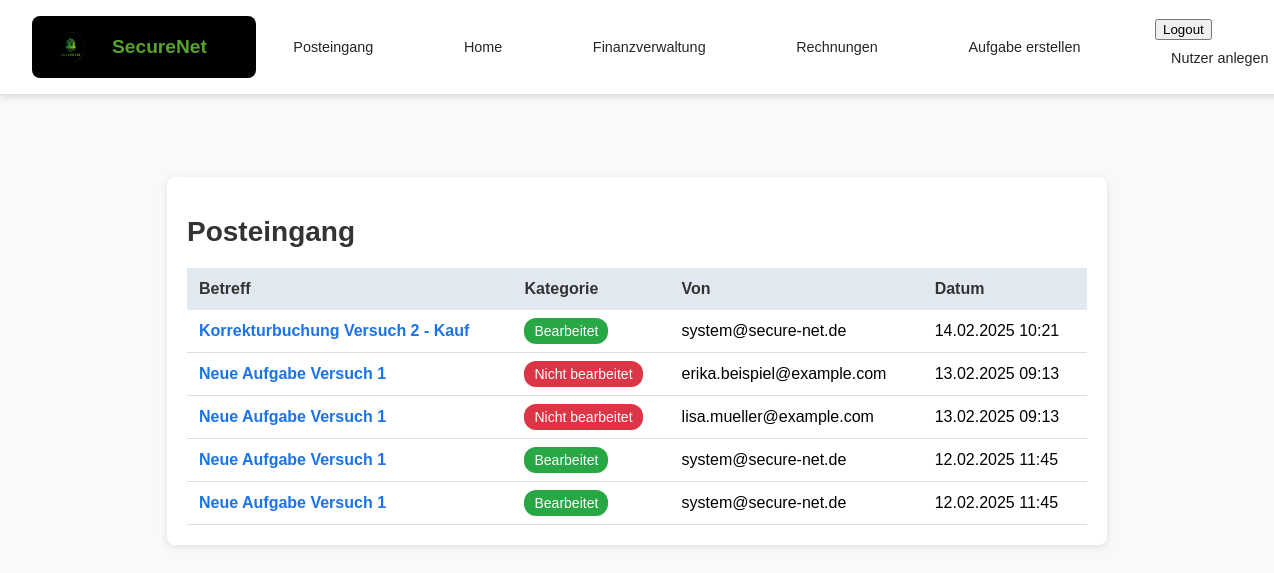
The page /posts/posteingang/ (signed in) on the database as committed earlier.
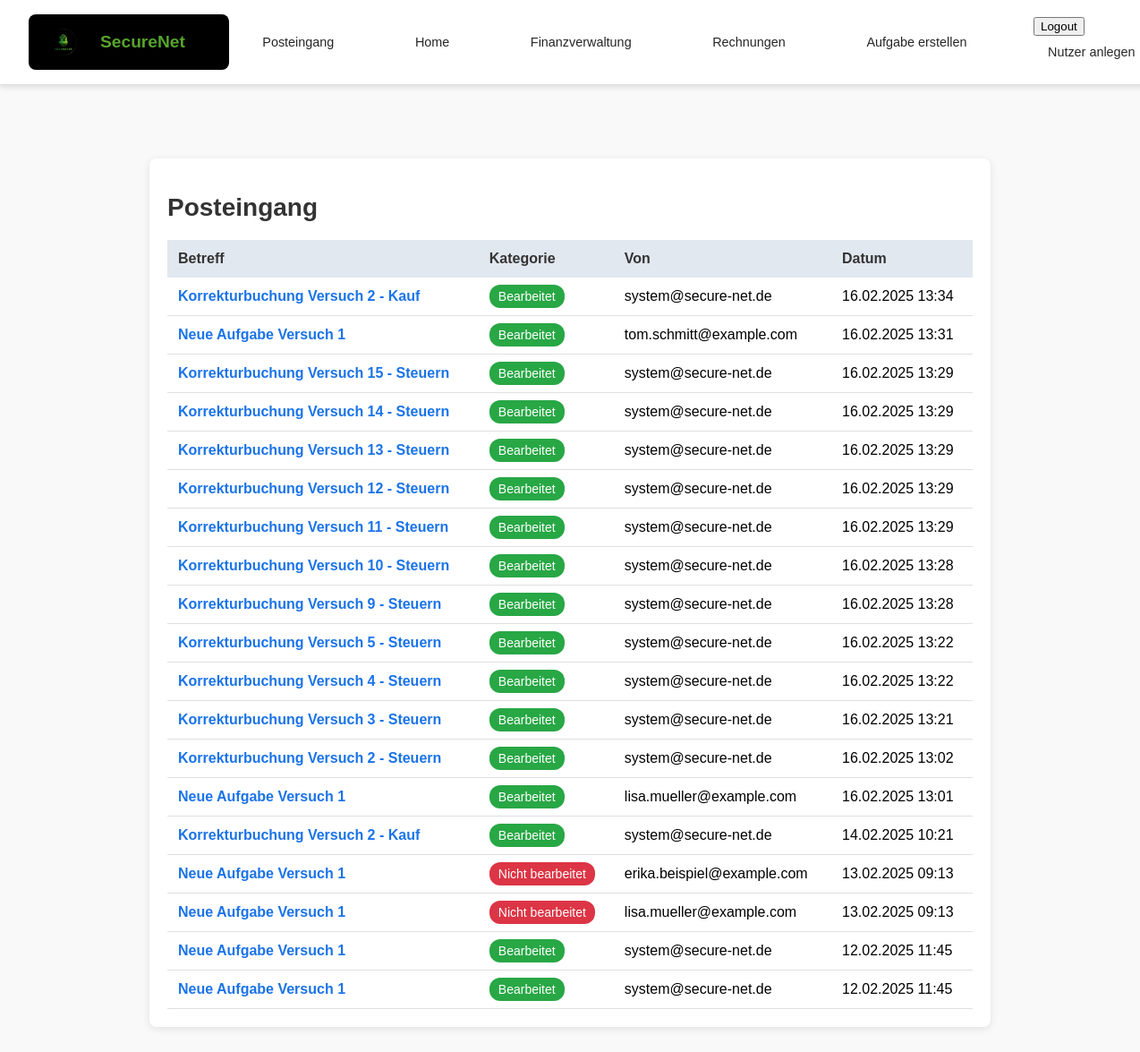
The same page on the database as committed later.
### posts/models.py (models this page shows, shortened)
class Mail(models.Model):
    nutzer = models.ForeignKey(settings.AUTH_USER_MODEL, on_delete=models.CASCADE)
    aufgabe = models.ForeignKey(Aufgabe_neu, on_delete=models.CASCADE, null=True, blank=True)
    betreff = models.CharField(max_length=255)
    mailtext = models.TextField()
    versuch = models.PositiveIntegerField(default=1)
    von = models.CharField(max_length=100, default="system@secure-net.de")
    absender_name = models.CharField(max_length=100, default="")  # Neuer Name
    absender_adresse = models.CharField(max_length=255, default="")  # Neue Adresse
    datum = models.DateTimeField(auto_now_add=True)
    status = models.CharField(max_length=50, choices=[
        ('nicht bearbeitet', 'Nicht bearbeitet'),
        ('bearbeitet', 'Bearbeitet')
    ], default='nicht bearbeitet')

### posts/views.py (the view)
# urls.py: path('posteingang/', views.posteingang, name='posteingang'),
@login_required
def posteingang(request):
    mails = Mail.objects.filter(nutzer=request.user).order_by('-datum')
    for mail in mails:
        buchung_vorhanden = Buchung.objects.filter(
            aufgabe=mail.aufgabe,
            nutzer=request.user,
            versuch=mail.versuch  # Korrekte Zuordnung zum Versuch
        ).exists()
        if buchung_vorhanden:
            mail.status = 'bearbeitet'
        mail.save()
    return render(request, 'posts/posteingang.html', {'mails': mails})

### posts/templates/posts/posteingang.html (shortened to what this page needs)
{% extends 'master_layout.html' %}
{% load static%}
{% block css %}
<link rel="stylesheet" href="{% static 'css/posteingang.css' %}">
{% endblock %}
{% block content %}
    <div class="container">
        <h1 class="title">Posteingang</h1>
        <div class="table-container">
            <table class="mail-table">
                <thead>
                    <tr>
                        <th>Betreff</th>
                        <th>Kategorie</th>
                        <th>Von</th>
                        <th>Datum</th>
                    </tr>
                </thead>
                <tbody>
                    {% for mail in mails %}
                    <tr class="mail-row" onclick="window.location='{% url 'posts:mail_detail' mail.id %}'">
                        <td>
                            <span class="mail-subject">{{ mail.betreff }}</span>
                        </td>
                        <td>
                            {% if mail.status == 'bearbeitet' %}
                                <span class="status status-bearbeitet">Bearbeitet</span>
                            {% else %}
                                <span class="status status-nicht-bearbeitet">Nicht bearbeitet</span>
                            {% endif %}
                        </td>
                        <td>{{ mail.von }}</td>
                        <td>{{ mail.datum|date:"d.m.Y H:i" }}</td>
                    </tr>
                    {% empty %}
                    <tr>
                        <td colspan="4" class="empty-row">Keine Mails verfügbar.</td>
                    </tr>
                    {% endfor %}
                </tbody>
            </table>
        </div>
    </div>
{% endblock %}

### templates/master_layout.html (shortened to what this page needs)
{% load static %}
<!DOCTYPE html>
<html lang="en">
<head>
    <link rel="stylesheet" href="{% static 'css/master_layout.css' %}">
    {% block css %}
    {% endblock %}
</head>
<body>
    <div class="page-container">
        <header class="header-container">
            <div class="logo-container">
                <img src="/media/securenet-logo.png"
                     alt="SecureNet Logo"
                     class="securenet-logo">
                <span class="logo-text">SecureNet</span>
            </div>
            <nav class="navigation-bar">
                    <a href="{% url 'posts:posteingang' %}" class="nav-element">Posteingang</a>
                    <a href="{% url 'frontpage' %}" class="nav-element">Home</a>
                    <a href="#" class="nav-element">Finanzverwaltung</a>
                    <a href="{% url 'posts:rechnung' %}" class="nav-element">Rechnungen</a>
                    <a href="{% url 'posts:aufgabe_erstellen' %}" class="nav-element">Aufgabe erstellen</a>
                    {% if user.is_authenticated %}
                    <form class="logout" action="{%url 'users:logout' %}" method = "post">
                        <button class="logout-button" title="User Logout">Logout</button>
                        <a class = "nav-element" href="{% url 'users:register' %}">Nutzer anlegen</a>
                    </form>
                    {% else %}
                        <a class = "nav-element" href="{% url 'users:login' %}">Login</a>
                    {% endif %}
            </nav>
        </header>
    </div>
    <div class="content-container">
        {% block content %}{% endblock %}
    </div>
</body>
</html>

### static/css/master_layout.css (style rules this page uses)
body { margin: 0; padding: 0; font-family: Arial, sans-serif; background-color: #f9f9f9; }
.page-container { width: 100%; background: #FFFFFF; display: flex; flex-direction: column; align-items: flex-start; }
.content-container { flex-grow: 1; padding: 2rem; width: 100%; box-sizing: border-box; }
.header-container { width: 100%; display: flex; flex-direction: row; align-items: center; background: #FFFFFF; border-bottom: 0.1rem solid #E0E0E0; box-shadow: 0rem 0.2rem 0.4rem rgba(0, 0, 0, 0.1); padding: 1rem 2rem; justify-content: space-between; }
.logo-container { display: flex; align-items: center; background: #000000; color: #FFFFFF; padding: 0.8rem 1rem; border-radius: 0.5rem; gap: 1rem; width: 12rem; }
.securenet-logo { width: 3rem; height: auto; }
.logo-text { font-size: 1.2rem; font-weight: bold; color: #57a42d; }
.navigation-bar { display: flex; justify-content: space-around; align-items: center; gap: 1rem; flex-grow: 1; }
.nav-element { display: flex; align-items: center; gap: 0.5rem; color: #262626; font-size: 0.9rem; text-decoration: none; padding: 0.6rem 1rem; border-radius: 0.5rem; background: #FFFFFF; transition: background-color 0.3s ease, transform 0.2s ease; }

### static/css/posteingang.css (style rules this page uses)
.container { max-width: 900px; margin: 50px auto; padding: 20px; background-color: #ffffff; border-radius: 8px; box-shadow: 0px 2px 8px rgba(0, 0, 0, 0.1); }
.title { font-size: 28px; color: #333333; margin-bottom: 20px; }
.table-container { overflow-x: auto; }
.mail-table { width: 100%; border-collapse: collapse; font-size: 16px; }
.mail-table th { background-color: #e2e8f0; color: #333333; padding: 12px; text-align: left; }
.mail-table td { padding: 12px; border-bottom: 1px solid #e0e0e0; cursor: pointer; }
.mail-subject { font-weight: bold; color: #1a73e8; }
.status { padding: 5px 10px; border-radius: 12px; font-size: 14px; color: #ffffff; }
.status-bearbeitet { background-color: #28a745; }
.status-nicht-bearbeitet { background-color: #dc3545; }

Rows that differ between the two databases and show on the page:
added Mail: betreff "Korrekturbuchung Versuch 2 - Kauf", status "Bearbeitet", von "system@secure-net.de", datum "16.02.2025 13:34"
added Mail: betreff "Neue Aufgabe Versuch 1", status "Bearbeitet", von "tom.schmitt@example.com", datum "16.02.2025 13:31"
added Mail: betreff "Korrekturbuchung Versuch 15 - Steuern", status "Bearbeitet", von "system@secure-net.de", datum "16.02.2025 13:29"
added Mail: betreff "Korrekturbuchung Versuch 14 - Steuern", status "Bearbeitet", von "system@secure-net.de", datum "16.02.2025 13:29"
added Mail: betreff "Korrekturbuchung Versuch 13 - Steuern", status "Bearbeitet", von "system@secure-net.de", datum "16.02.2025 13:29"
added Mail: betreff "Korrekturbuchung Versuch 12 - Steuern", status "Bearbeitet", von "system@secure-net.de", datum "16.02.2025 13:29"
added Mail: betreff "Korrekturbuchung Versuch 11 - Steuern", status "Bearbeitet", von "system@secure-net.de", datum "16.02.2025 13:29"
added Mail: betreff "Korrekturbuchung Versuch 10 - Steuern", status "Bearbeitet", von "system@secure-net.de", datum "16.02.2025 13:28"
added Mail: betreff "Korrekturbuchung Versuch 9 - Steuern", status "Bearbeitet", von "system@secure-net.de", datum "16.02.2025 13:28"
added Mail: betreff "Korrekturbuchung Versuch 5 - Steuern", status "Bearbeitet", von "system@secure-net.de", datum "16.02.2025 13:22"
added Mail: betreff "Korrekturbuchung Versuch 4 - Steuern", status "Bearbeitet", von "system@secure-net.de", datum "16.02.2025 13:22"
added Mail: betreff "Korrekturbuchung Versuch 3 - Steuern", status "Bearbeitet", von "system@secure-net.de", datum "16.02.2025 13:21"
added Mail: betreff "Korrekturbuchung Versuch 2 - Steuern", status "Bearbeitet", von "system@secure-net.de", datum "16.02.2025 13:02"
added Mail: betreff "Neue Aufgabe Versuch 1", status "Bearbeitet", von "lisa.mueller@example.com", datum "16.02.2025 13:01"
